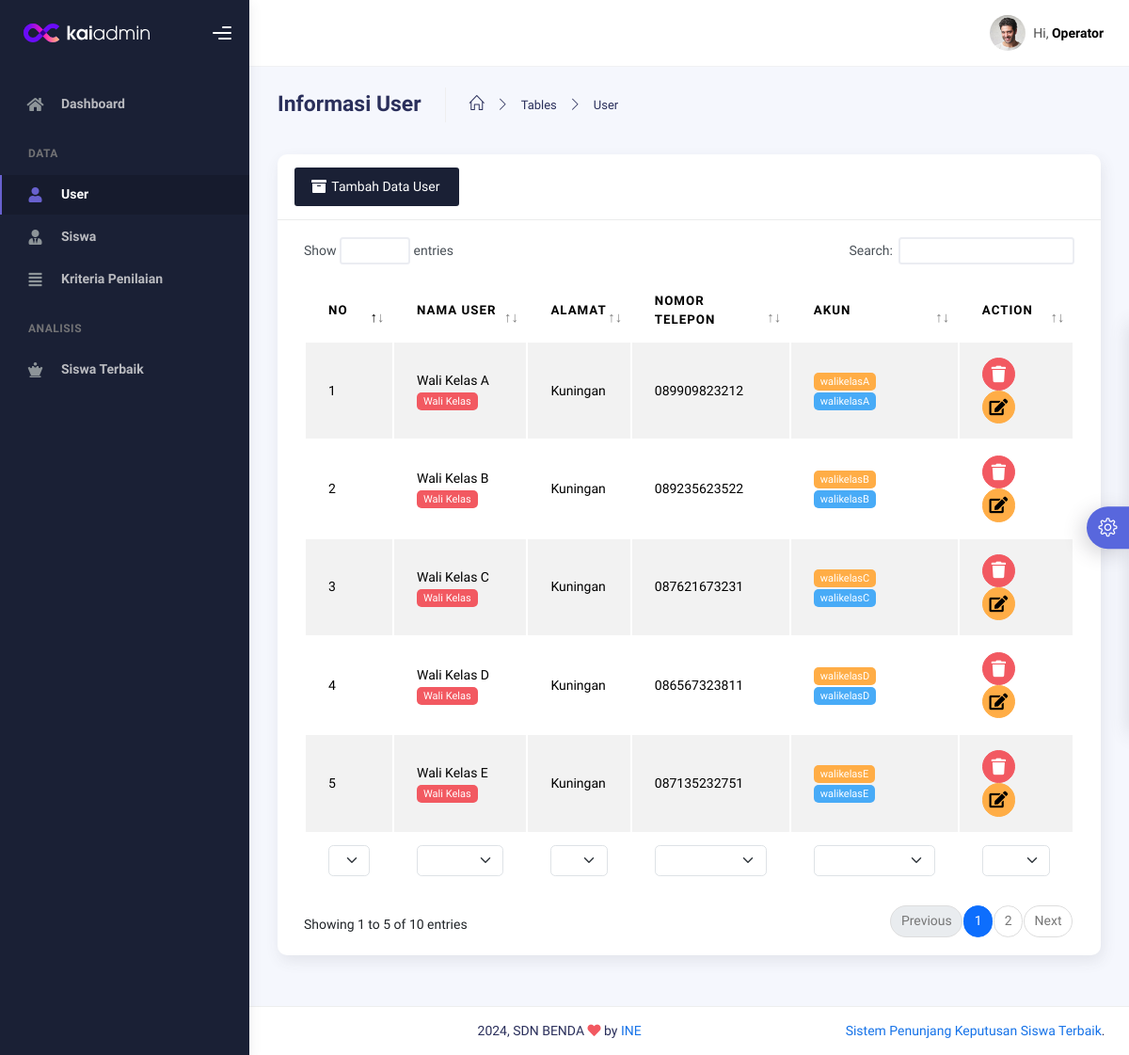
The app's page /Operator/cUser (signed in) with its own data.
### tables this page shows
CREATE TABLE `user` (
  `id_user` int(11) NOT NULL,
  `nama_user` varchar(125) NOT NULL,
  `alamat` text NOT NULL,
  `no_hp` varchar(15) NOT NULL,
  `username` varchar(125) NOT NULL,
  `password` varchar(125) NOT NULL,
  `level_user` int(11) NOT NULL
);

### application/controllers/Operator/cUser.php (called while the page is built, shortened)
<?php
class cUser extends CI_Controller
{
	public function __construct()
	{
		$this->load->model('mUser');
	}
	public function index()
	{
		$data = array(
			'user' => $this->mUser->select()
		);
		$this->load->view('Operator/Layout/head');
		$this->load->view('Operator/Layout/sidebar');
		$this->load->view('Operator/vUser', $data);
		$this->load->view('Operator/Layout/footer');
	}
}

### index.php (called while the page is built, shortened)
<?php
require_once BASEPATH.'core/CodeIgniter.php';

### application/models/mUser.php (called while the page is built, shortened)
<?php
class mUser extends CI_Model
{
	public function select()
	{
		$this->db->select('*');
		$this->db->from('user');
		return $this->db->get()->result();
	}
}

### application/views/Operator/vUser.php (the view, shortened to what this page needs)
<div class="container">
	<div class="page-inner">
		<div class="page-header">
			<h3 class="fw-bold mb-3">Informasi User</h3>
			<ul class="breadcrumbs mb-3">
				<li class="nav-home">
					<a href="#">
						<i class="icon-home"></i>
					</a>
				</li>
				<li class="separator">
					<i class="icon-arrow-right"></i>
				</li>
				<li class="nav-item">
					<a href="#">Tables</a>
				</li>
				<li class="separator">
					<i class="icon-arrow-right"></i>
				</li>
				<li class="nav-item">
					<a href="#">User</a>
				</li>
			</ul>
		</div>
		<div class="row">
			<div class="col-md-12">
				<div class="card">
					<div class="card-header">
						<button type="button" class="btn btn-black" data-bs-toggle="modal" data-bs-target="#exampleModal">
							<span class="btn-label">
							</span>
							Tambah Data User
						</button>
					</div>
					<div class="card-body">
						<div class="table-responsive">
							<table id="multi-filter-select" class="display table table-striped table-hover">
								<thead>
									<tr>
										<th>No</th>
										<th>Nama User</th>
										<th>Alamat</th>
										<th>Nomor Telepon</th>
										<th>Akun</th>
										<th>Action</th>
									</tr>
								</thead>
								<tfoot>
									<th>No</th>
									<th>Nama User</th>
									<th>Alamat</th>
									<th>Nomor Telepon</th>
									<th>Akun</th>
									<th>Action</th>
								</tfoot>
								<tbody>
									<?php
									$no = 1;
									foreach ($user as $key => $value) {
									?>
										<tr>
											<td><?= $no++ ?></td>
											<td><?= $value->nama_user ?> <br> <span class="badge badge-danger"><?php if ($value->level_user == '1') {
																													echo 'Operator';
																												} else if ($value->level_user == '2') {
																													echo 'Wali Kelas';
																												} else {
																													echo 'Kepala Sekolah';
																												} ?></span></td>
											<td><?= $value->alamat ?></td>
											<td><?= $value->no_hp ?></td>
											<td><span class="badge badge-warning"><?= $value->username ?></span> <span class="badge badge-info"><?= $value->password ?></span></td>
											<td><a href="<?= base_url('Operator/cUser/delete/' . $value->id_user) ?>" class="btn btn-icon btn-round btn-danger">
													<i class="fa fa-trash"></i>
												</a>
												<button type="button" class="btn btn-icon btn-round btn-warning" data-bs-toggle="modal" data-bs-target="#edit<?= $value->id_user ?>">
													<i class="fa fa-edit"></i>
												</button>
											</td>
										</tr>
									<?php
									}
									?>
								</tbody>
							</table>
						</div>
					</div>
				</div>
			</div>
		</div>
	</div>
</div>

### records on screen
user: nama_user "Wali Kelas A", level_user "Wali Kelas", alamat "Kuningan", no_hp "089909823212", username "walikelasA", password "walikelasA"
user: nama_user "Wali Kelas B", level_user "Wali Kelas", alamat "Kuningan", no_hp "089235623522", username "walikelasB", password "walikelasB"
user: nama_user "Wali Kelas C", level_user "Wali Kelas", alamat "Kuningan", no_hp "087621673231", username "walikelasC", password "walikelasC"
user: nama_user "Wali Kelas D", level_user "Wali Kelas", alamat "Kuningan", no_hp "086567323811", username "walikelasD", password "walikelasD"
user: nama_user "Wali Kelas E", level_user "Wali Kelas", alamat "Kuningan", no_hp "087135232751", username "walikelasE", password "walikelasE"
